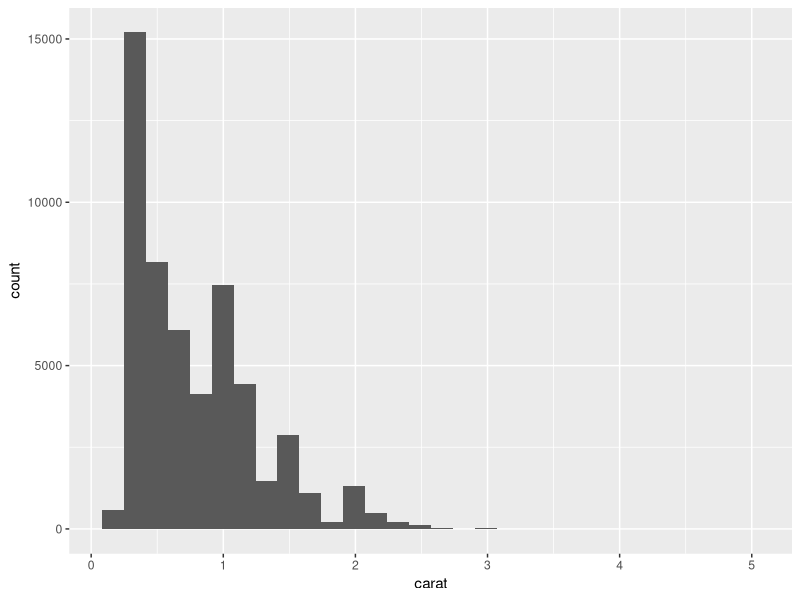
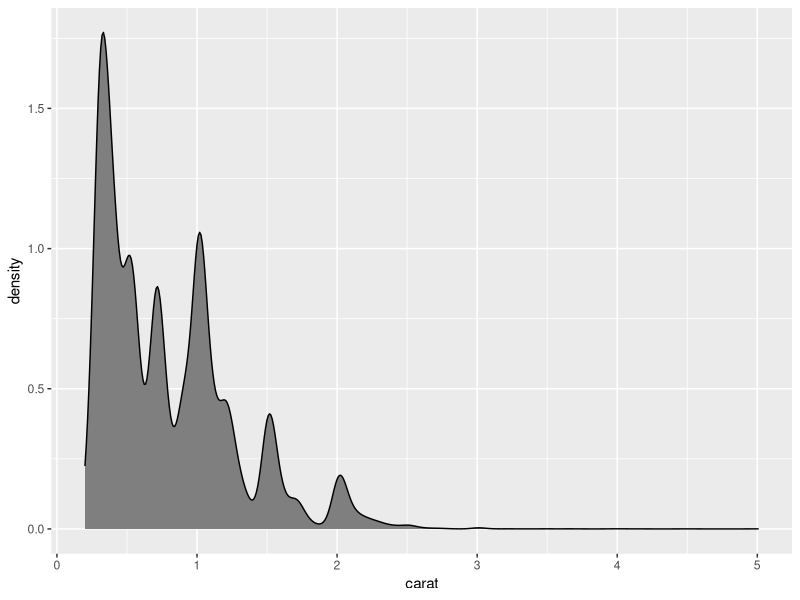
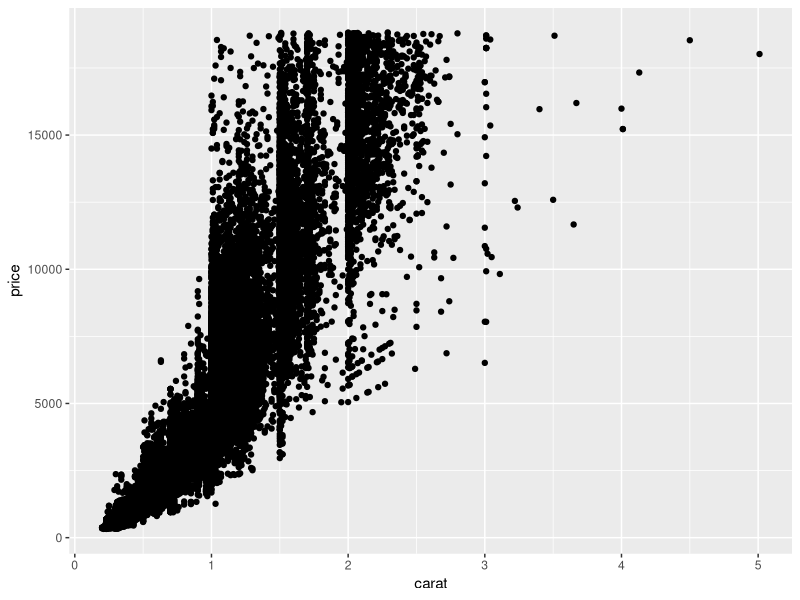
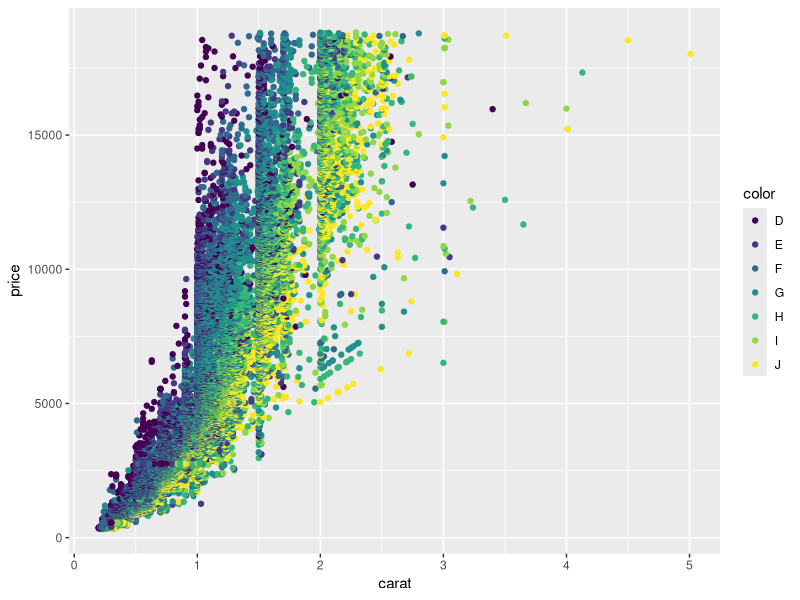
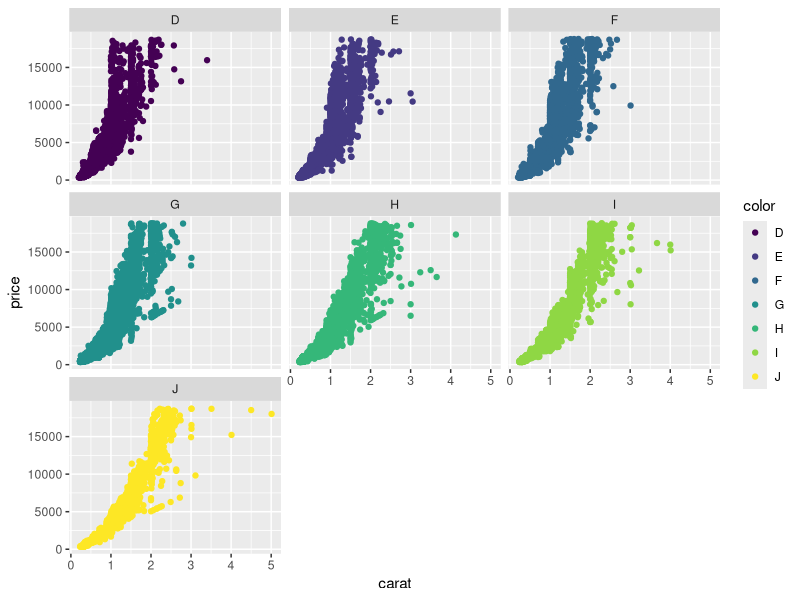
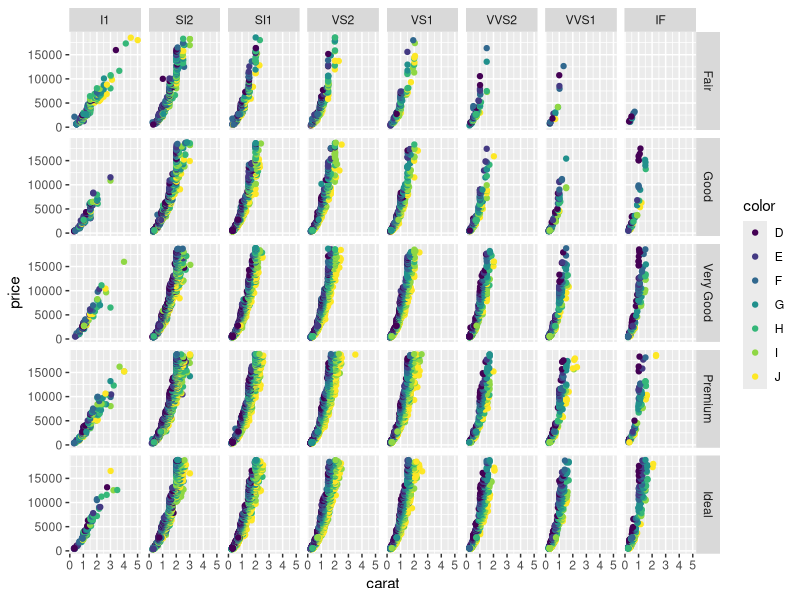
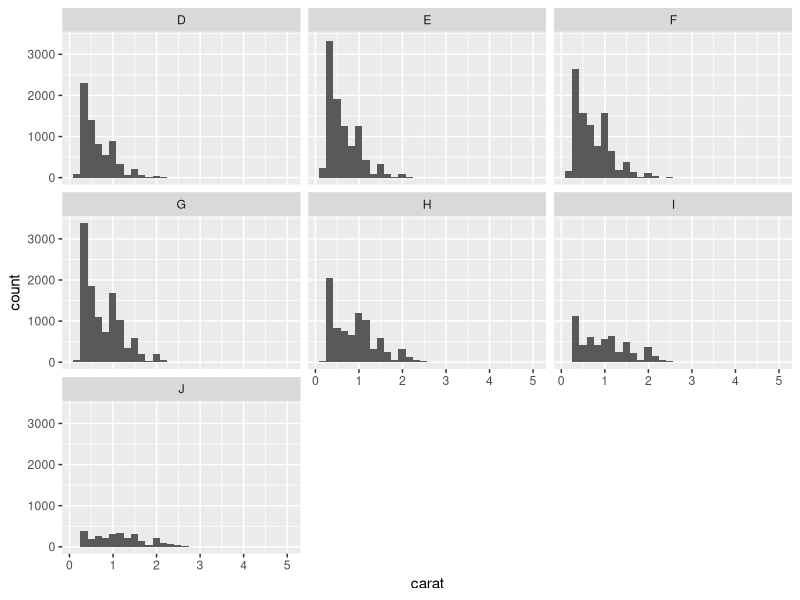
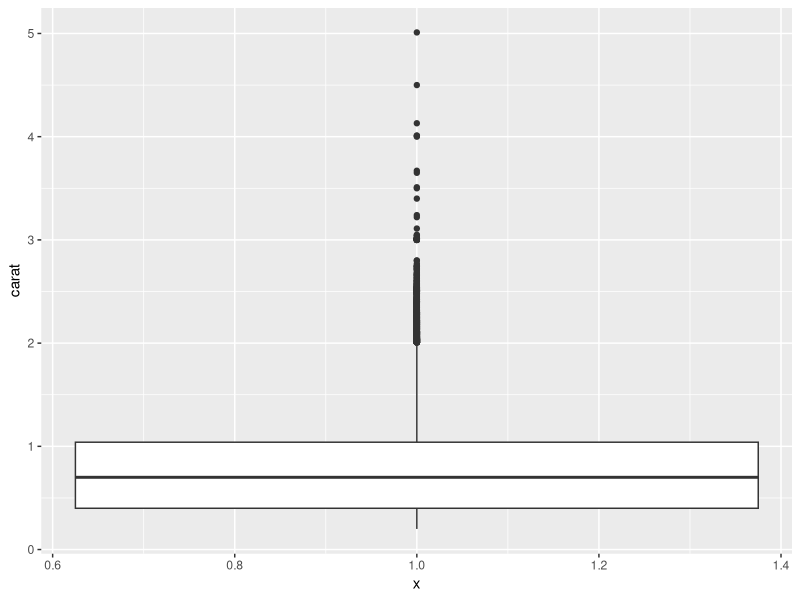

The R source for these figures, in order:
# Use ggplot2 to upgrade basic plot to the advanced
require(ggplot2)

# ggplot2的教學:
# http://molecular-service-science.com/2013/11/27/r-ggplot-tutorial-1/

# histogram
# 鑽石重量(carat)的分佈圖
ggplot(data = diamonds) + geom_histogram(aes(x = carat))

# probability density 機率密度圖
ggplot(data = diamonds) + geom_density(aes(x = carat), fill = "grey50")

# scatter plot
ggplot(diamonds, aes(x = carat, y = price)) + geom_point()

# save scatter plot as a variable g, then just use g if needing to add some color
g <- ggplot(diamonds, aes(x = carat, y = price))

# 指定鑽石顏色為外觀顏色的散佈圖
g + geom_point(aes(color = color))

# 以鑽石色澤來分層的散佈圖
g + geom_point(aes(color = color)) + facet_wrap(~color)

# 以鑽石切割(cut)和鑽石淨度(clarity)來分層的散佈圖
g + geom_point(aes(color = color)) + facet_grid(cut ~ clarity)

# 以顏色分層的直方圖
ggplot(diamonds, aes(x = carat)) + geom_histogram() + facet_wrap(~color)

# 鑽石重量的箱型圖
ggplot(diamonds, aes(y = carat, x = 1)) + geom_boxplot()

# 以鑽石切割(cut)分層的鑽石重量箱型圖
ggplot(diamonds, aes(y = carat, x = cut)) + geom_boxplot()

# 類似箱型圖概念的小提琴圖
ggplot(diamonds, aes(y = carat, x = cut)) + geom_violin()

# 請比較以下兩者的差異
ggplot(diamonds, aes(y = carat, x = cut)) + geom_point() + geom_violin() # 資料點在小提琴底下
ggplot(diamonds, aes(y = carat, x = cut)) + geom_violin() + geom_point() # 資料點在小提琴上面

# 線形圖
# 先檢視economics資料集
head(economics)
ggplot(economics) + geom_line(aes(x = date, y = pop))

# 以下兩種寫法均可描繪出相同的線形圖，視情況選擇較方便的寫法
ggplot(economics, aes(x = date, y = pop)) + geom_line()
ggplot(economics) + geom_line(data = economics, aes(x = date, y = pop))

# 當ggplot2不能正常畫線時的小技巧，加入group引數
ggplot(economics) + geom_line(aes(group = 1, x = date, y = pop))

# use functions of lubridate package to deal with "date" variable in economics data set
install.packages("lubridate")
require(lubridate)

# set  "year" and "month" variables
economics$year <- year(economics$date)

# label引數設為TRUE表示結果中的月份要以月份的名稱顯示，而非數字
economics$month <- month(economics$date, label = TRUE)

# get some specific data whose year must be 2000 or greater
econ2000 <- economics[which(economics$year >= 2000),]

# 載入scales套件以更好的格式化圖中的軸
require(scales)

# 建立圖的底圖
g <- ggplot(econ2000, aes(x = month, y = pop))

# 以不同顏色的線來代表不同的年份
# group外觀引數將把資料分成很多群
g <- g + geom_line(aes(color = factor(year), group = year))

# 將說明命名為"Year"
g <- g + scale_color_discrete(name = "Year")

# 格式化Y軸
g <- g + scale_y_continuous(labels = comma)

# 新增標題和x軸與y軸的標籤
g <- g + labs(title = "Population Growth", x = "Month", y = "Population")

# shows the plot
g

# 主題樣式
install.packages("ggthemes")
require(ggthemes)

# draw a pic and save it
g2 <- ggplot(diamonds, aes(x = carat, y = price)) + geom_point(aes(color = color))

# use some of these themes
g2 + theme_economist() + scale_color_economist() # economist style
g2 + theme_excel() + scale_color_excel() # excel style
g2 + theme_tufte() # tufte style
g2 + theme_wsj() # wsj style
g2 + theme_calc() # calc style
g2 + theme_hc() # hc style
g2 + theme_few() # few style
g2 + theme_map() # map style
g2 + theme_gdocs() # gdocs style
g2 + theme_solarized_2() # solarized_2 style
# there are still lots of styles available 
